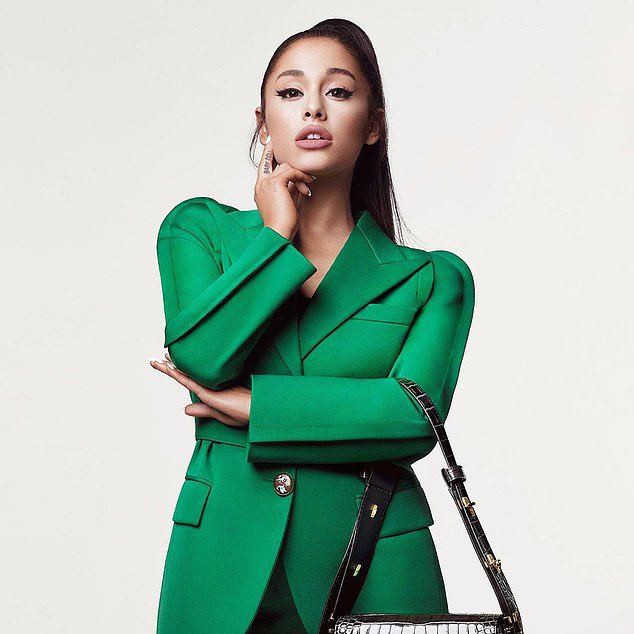
#> input picture images/grande1.jpg, 634 x 634 px
$ jupyter execute parseXML.ipynb
#> lines starting #> are read from the running program, lines starting #| are printed output that depends on the picture
[cell 1]
#!/usr/bin/env python3

[cell 2]
# Importing the necessary modules
import os
import csv
import cv2
import numpy as np
import pandas as pd
import xml.etree.ElementTree as xml

[cell 3]
# Getting the path to the xml file
path = "annotations/grande1.xml";

# load the xml file
root_node = xml.parse(path).getroot();
#> (reads annotations/grande1.xml from the repository)
print(root_node);

[cell 4]
# Extracting features from an xml file
name = root_node.findall('object/name')[0].text;
width = int(root_node.findall('size/width')[0].text);
height = int(root_node.findall('size/height')[0].text);
xmin = int(root_node.findall('object/bndbox/xmin')[0].text);
ymin = int(root_node.findall('object/bndbox/ymin')[0].text);
xmax = int(root_node.findall('object/bndbox/xmax')[0].text);
ymax = int(root_node.findall('object/bndbox/ymax')[0].text);

[cell 5]
# Getting the path to the xml file
path = os.listdir('annotations');

# loop through the annotations directory and load in the
# Xml files into memory
for xml_file in path:
    full_path = os.sep.join(['annotations', xml_file]);
    print(full_path);

[cell 6]
pd.DataFrame(np.array([[full_path, width, height, name, xmin, ymin, xmax, ymax]]), columns=["Path", "width", "height", "Label", "Xmin", "Ymin", "Xmax", "Ymax"]).head()

[cell 7]
img_one = cv2.imread("images/grande1.jpg");
#> img_one is the input picture: shape (634, 634, 3); mean B, G, R 178.8, 191.1, 167.9
img = cv2.resize(img_one, (width, height))
print(img.shape);
#| (983, 983, 3)

[cell 8]
#
red = (0, 0, 255);

cv2.rectangle(img, (xmin, ymin), (xmax, ymax), red, 2)
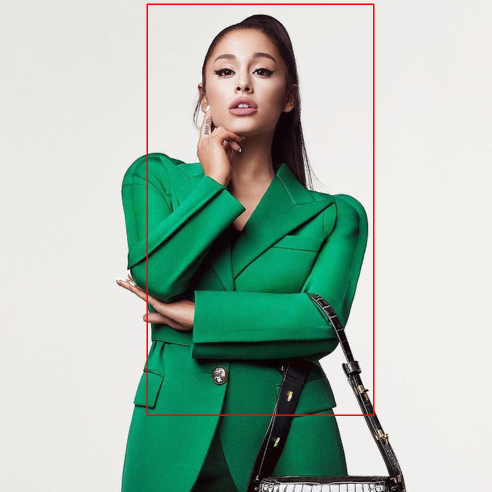
#> img: shape (983, 983, 3) (shown at 1/2 size); mean B, G, R 177.3, 189.4, 168.5

# Display
cv2.imshow('Image', img);
cv2.waitKey(0);
cv2.destroyAllWindows()

[cell 9]
#
start_row, start_col = xmin, ymin;
end_row, end_col = xmax, ymax;

# Cropping the image
# img_cropped = img[start_row:end_row + height, start_col:end_col + width]
img_cropped = img[ymin:ymax, xmin:xmax]
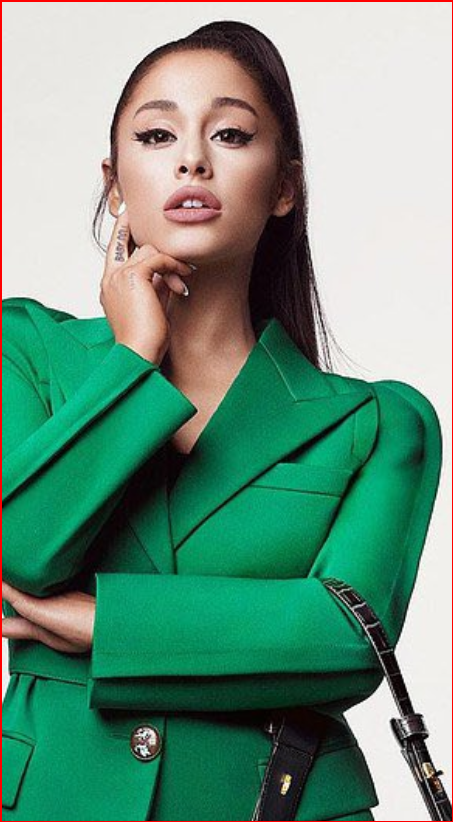
#> img_cropped: shape (822, 453, 3); mean B, G, R 127.3, 147.5, 107
print(img_cropped.shape);
#| (822, 453, 3)
